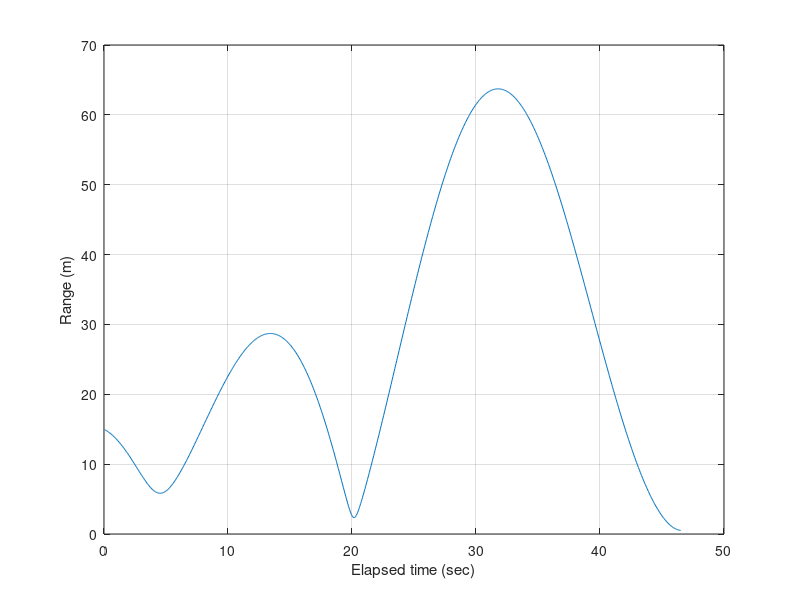
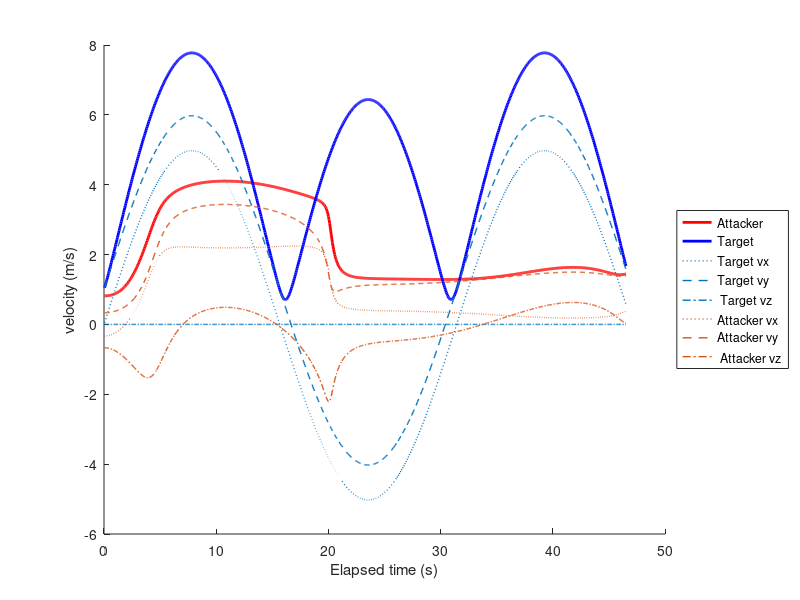
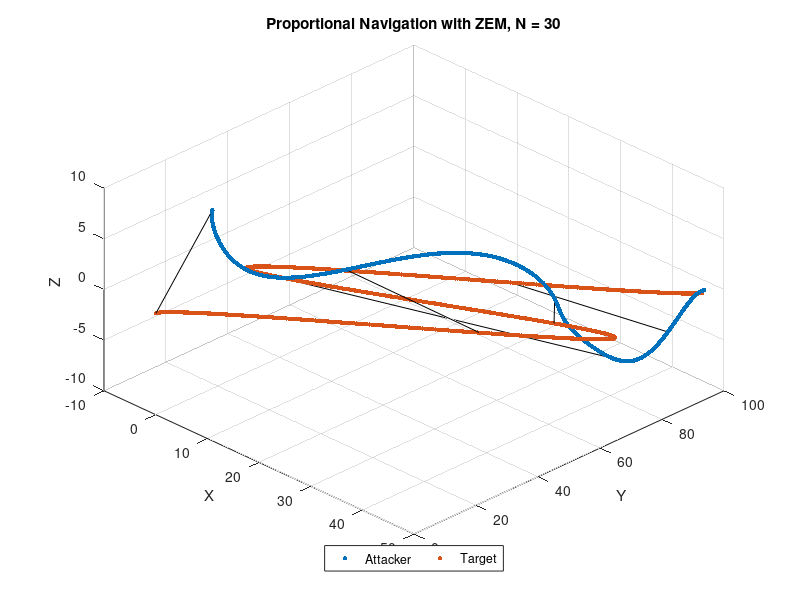

The MATLAB script that drew these images, in order:
clc; clear; close all

% attacker init prams
attacker.x = 5;
attacker.y = 10;
attacker.z = 10;
attacker.vx = 1;
attacker.vy = 1;
attacker.vz = 1;
% target init prams
target.x = 0;
target.y = 0;
target.z = 0;
target.vx = 0;
target.vy = 1;
target.vz = 0;

initialDistance = sqrt((attacker.x - target.x)^2+(attacker.y - target.y)^2+(attacker.z - target.z)^2);
disp("initial distance:");
disp(initialDistance)
% Pro-Nav gain
n=2;
N = initialDistance*n;
% Sim params
S  = 2000;    % max sim duration, seconds
dt = 0.05;     % time-step size, seconds
iter = S/dt; % max iteration num
flag=0;
% Pre-allocate sim
% Pre-allocate sim
sim.t = nan(1, iter);    % elapsed time
sim.ax = nan(1, iter);
sim.ay = nan(1, iter);
sim.az = nan(1, iter);
sim.avx = nan(1, iter);
sim.avy = nan(1, iter);
sim.avz = nan(1, iter);
sim.av = nan(1, iter);
sim.tx = nan(1, iter);
sim.ty = nan(1, iter);
sim.tz = nan(1, iter);
sim.tvx = nan(1, iter);
sim.tvy = nan(1, iter);
sim.tvz = nan(1, iter);
sim.tv = nan(1, iter);
sim.R = nan(1, iter);
sim.ZEMn = nan(iter,3);
sim.ZEM = nan(iter,3);

%--------------------------------------------------------------------------
% Init sim
%--------------------------------------------------------------------------
RTP_last = [(target.x-attacker.x), (target.y-attacker.y),(target.z-attacker.z)];
R_prev = norm(RTP_last);
LOSu = RTP_last/R_prev;
tf = S/(1/dt);
% attacker initial velocity LOS
attacker.vx = target.vx + LOSu(1);
attacker.vy = target.vy + LOSu(2);
attacker.vz = target.vz + LOSu(3);
% Target pos
target.x = target.x+target.vx*dt;
target.y = target.y+target.vy*dt;
target.z = target.z+target.vz*dt;
% attacker pos
attacker.x = attacker.x+attacker.vx*dt;
attacker.y = attacker.y+attacker.vy*dt;
attacker.z = attacker.z+attacker.vz*dt;
%--------------------------------------------------------------------------
% Run sim
%--------------------------------------------------------------------------
for k = 1:iter
    
    %time to go
    tgo = tf - k*dt;


    %relative position in inertial frame
    RTP = [(target.x-attacker.x), (target.y-attacker.y),(target.z-attacker.z)];
    R = norm(RTP);
    %relative velocity in inertial frame
    VTP = [(target.vx-attacker.vx), (target.vy-attacker.vy),(target.vz-attacker.vz)];

    %Zero Effort Miss at time step
    ZEM = (RTP+(VTP*tgo));

    %Line of sight unit vector
    LOSu = RTP/R;

    %ZEM normal to LOS
    ZEMn = ZEM  - (dot(ZEM,LOSu)*LOSu);
    
    % ProNav with zero effort miss
    a1 = (N * ZEMn(1))/tgo^2;
    a2 = (N * ZEMn(2))/tgo^2;
    a3 = (N * ZEMn(3))/tgo^2;
    
    % Terminate sim at intercept
    % if flag ==1
    %     if abs(R)<abs(R_prev)
    %         flag=0;
    %         fprintf('flag reset at time %.2f\n', (k*dt));
    %     end
    % end
    
    % if abs(R)>abs(R_prev) && flag == 0
    %     fprintf('distance to target %.2f\n', (sqrt((sim.ax(k-2) - sim.tx(k-2))^2+((sim.ay(k-2) - sim.ty(k-2))^2+((sim.az(k-2) - sim.tz(k-2))^2)))));
    %     fprintf('time: %.2f\n', sim.t(k-1));
    %     flag=1;
    % end


    if abs(R)<0.5 || abs(R)>10*initialDistance
        disp('target hit');
        fprintf('time: %.2f\n', sim.t(k-1));
        % fprintf('distance to target %.2f\n', (sqrt((sim.ax(k-1) - sim.tx(k-1))^2+((sim.ay(k-1) - sim.ty(k-1))^2+((sim.az(k-1) - sim.tz(k-1))^2)))));
        break;
    end
    
 
    %update target pos
    target.x = target.x+target.vx*dt;
    target.y = target.y+target.vy*dt;
    target.z = target.z+target.vz*dt;
    
    %update target velocities
    % v_x = target.vx +5*cos(0.001*k*pi)*dt;
    % target.vx = v_x/(norm([target.vx;target.vy;target.vz]));
    target.vx = target.vx+dt*(cos(0.01*k));
    target.vy = target.vy+dt*(cos(0.01*k));
    target.vz = target.vz;

    %update attacker pos
    attacker.x = attacker.x+attacker.vx*dt;
    attacker.y = attacker.y+attacker.vy*dt;
    attacker.z = attacker.z+attacker.vz*dt;
    
    %update attacker velocities
    attacker.vx = attacker.vx +a1*dt;
    attacker.vy = attacker.vy +a2*dt;
    attacker.vz = attacker.vz +a3*dt;

    
    RTP_last = RTP;
    R_prev=R;
    
    %log data
    sim.t(k)   = k*dt;
    sim.ax(k) = attacker.x;
    sim.ay(k) = attacker.y;
    sim.az(k) = attacker.z;
    sim.avx(k) = attacker.vx;
    sim.avy(k) = attacker.vy;
    sim.avz(k) = attacker.vz;
    sim.av(k) = norm([attacker.vx attacker.vy attacker.vz]);
    sim.tx(k) = target.x;
    sim.ty(k) = target.y;
    sim.tz(k) = target.z;
    sim.tvx(k) = target.vx;
    sim.tvy(k) = target.vy;
    sim.tvz(k) = target.vz;
    sim.tv(k) = norm([target.vx target.vy target.vz]);
    sim.R(k) = R;
    sim.ZEMn(k,:) = ZEMn;
    sim.ZEM(k,:) = ZEM;
end
% visualize results
close all;
%
figure
plot(sim.t,sim.R);
ylabel('Range (m)')
xlabel('Elapsed time (sec)')
grid on

figure
hold on;
plot(sim.t, sim.av, 'LineWidth',2, 'Color', '#FF0000');
plot(sim.t, sim.tv, 'LineWidth',2, 'Color', '#0000FF');
plot(sim.t, sim.tvx, 'LineWidth',1, 'LineStyle',':', 'Color', '#0072BD');
plot(sim.t, sim.tvy, 'LineWidth',1, 'LineStyle','--', 'Color', '#0072BD');
plot(sim.t, sim.tvz, 'LineWidth',1, 'LineStyle','-.', 'Color', '#0072BD');
plot(sim.t, sim.avx, 'LineWidth',1, 'LineStyle',':', 'Color', '#D95319');
plot(sim.t, sim.avy, 'LineWidth',1, 'LineStyle','--', 'Color', '#D95319');
plot(sim.t, sim.avz, 'LineWidth',1, 'LineStyle','-.', 'Color', '#D95319');
legend('Attacker', 'Target', 'Target vx', 'Target vy',' Target vz',...
    'Attacker vx', 'Attacker vy',' Attacker vz',...
    'Location', 'eastoutside');
ylabel('velocity (m/s)')
xlabel('Elapsed time (s)')
hold off;


% Position
figure;
grid on
hold on;
% quiver3(sim.ax(:,1:end-1), sim.ay(:,1:end-1), sim.az(:,1:end-1), sim.avx(:,1:end-1), sim.avy(:,1:end-1), sim.avz(:,1:end-1));
% quiver3(sim.tx, sim.ty, sim.tz, sim.tvx, sim.tvy, sim.tvz);
% quiver3(sim.ax, sim.ay, sim.az, sim.ZEMn(:,1), sim.ZEMn(:,2), sim.ZEMn(:,3));
% quiver3(sim.ax, sim.ay, sim.az, sim.ZEM(:,1), sim.ZEM(:,2), sim.ZEM(:,3));
scatter3(sim.ax, sim.ay, sim.az, 10,'filled', 'DisplayName','Attacker');
scatter3(sim.tx, sim.ty, sim.tz, 10,'filled','DisplayName','Target');
for i = 1:200:size(sim.ax,2)
    plot3([sim.ax(:,i) sim.tx(:,i)],[sim.ay(:,i) sim.ty(:,i)],[sim.az(:,i) sim.tz(:,i)], Color='black');
end
title(['Proportional Navigation with ZEM, N = ' num2str(N) ])
legend('Attacker', 'Target', 'Location', 'southoutside', 'Orientation','horizontal')
xlabel('X')
ylabel('Y')
zlabel('Z')
view(45, 45)
hold off
